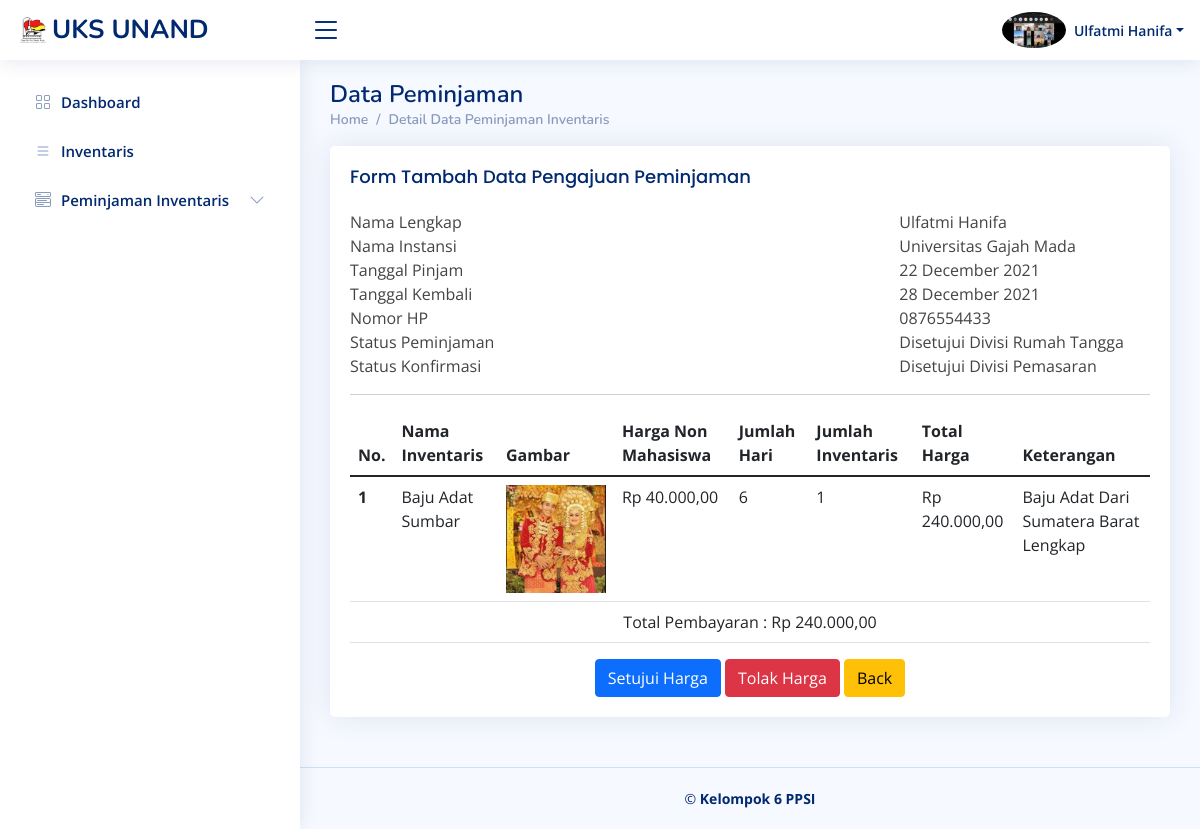
The page /peminjaman_detail.php?id_peminjaman=15 (signed in) on the database its author committed.
### tables this page shows
CREATE TABLE `user` (
  `id_user` int(11) NOT NULL,
  `id_instansi` int(11) NOT NULL,
  `nama_lengkap` varchar(50) NOT NULL,
  `username` varchar(50) NOT NULL,
  `password` varchar(255) NOT NULL,
  `jenis_user` varchar(20) NOT NULL,
  `tanggal_lahir` date NOT NULL,
  `no_hp` varchar(20) NOT NULL,
  `jenis_kelamin` varchar(10) NOT NULL,
  `alamat` varchar(100) NOT NULL,
  `foto` varchar(100) NOT NULL
);

CREATE TABLE `peminjaman` (
  `id_peminjaman` int(11) NOT NULL,
  `id_user` int(11) NOT NULL,
  `tanggal_pinjam` date NOT NULL,
  `tanggal_kembali` date DEFAULT NULL,
  `status_peminjaman` varchar(40) NOT NULL,
  `status_harga` varchar(40) DEFAULT NULL,
  `surat_peminjaman` varchar(255) DEFAULT NULL,
  `tanggal_pengajuan` date NOT NULL
);

CREATE TABLE `instansi` (
  `id_instansi` int(11) NOT NULL,
  `nama_instansi` varchar(50) NOT NULL
);

CREATE TABLE `detail_pinjaman` (
  `id_peminjaman` int(11) NOT NULL,
  `id_inventaris` int(11) NOT NULL,
  `jumlah` int(11) NOT NULL
);

CREATE TABLE `inventaris` (
  `id_inventaris` int(11) NOT NULL,
  `nama_inventaris` varchar(100) NOT NULL,
  `harga_mahasiswa` int(11) NOT NULL,
  `harga_nonmahasiswa` int(11) NOT NULL,
  `gambar` varchar(255) NOT NULL,
  `keterangan` varchar(100) NOT NULL
);

### peminjaman_detail.php (the view, shortened to what this page needs)
<?php
    include "session.php";
    $id_peminjaman = $_REQUEST['id_peminjaman'];
    if(!$hasil = $conn->query("SELECT * FROM peminjaman join user on user.id_user=peminjaman.id_user join instansi on
                            user.id_instansi=instansi.id_instansi where id_peminjaman=$id_peminjaman")){
        die("gagal meminta data");
    }
    $no = 1;
    while($data = $hasil->fetch_assoc()){
        $tanggal_pinjam = $data['tanggal_pinjam'];
        $tanggal_kembali = $data['tanggal_kembali'];
        $nama_instansi = $data['nama_instansi'];
        $no_hp = $data['no_hp'];
        $status_peminjaman = $data['status_peminjaman'];
        $status_harga =  $data['status_harga'];
    }
    $tgl1 = new DateTime($tanggal_pinjam);
    $tgl2 = new DateTime($tanggal_kembali);
    $jarak = $tgl2->diff($tgl1);
    $diff = $jarak->d;
    if(!$que = $conn->query("SELECT * FROM peminjaman join detail_pinjaman on peminjaman.id_peminjaman=detail_pinjaman.id_peminjaman
                            join inventaris on inventaris.id_inventaris=detail_pinjaman.id_inventaris where
                            peminjaman.id_peminjaman=$id_peminjaman")){
        die("gagal meminta data");
    }
?>
<!DOCTYPE html>
<html lang="en">
<head>
    <link href="assets/vendor/bootstrap/css/bootstrap.min.css" rel="stylesheet">
    <link href="assets/vendor/bootstrap-icons/bootstrap-icons.css" rel="stylesheet">
    <link href="assets/vendor/boxicons/css/boxicons.min.css" rel="stylesheet">
    <link href="assets/vendor/quill/quill.snow.css" rel="stylesheet">
    <link href="assets/vendor/quill/quill.bubble.css" rel="stylesheet">
    <link href="assets/vendor/remixicon/remixicon.css" rel="stylesheet">
    <link href="assets/vendor/simple-datatables/style.css" rel="stylesheet">
    <link href="assets/css/style.css" rel="stylesheet">
</head>
<body>
    <?php include("header.php");?>
	<?php
		if ($_SESSION['jenis_user'] == "Admin"){
		include("sidebar_admin.php");
		}else if($_SESSION['jenis_user'] == "Divisi Rumah Tangga"){
		include("sidebar_divisi_rumah_tangga.php");
		}else if($_SESSION['jenis_user'] == "Divisi Pemasaran"){
		include("sidebar_divisi_pemasaran.php");
		}else if($_SESSION['jenis_user'] == "Peminjam di Luar UKS"){
		include("sidebar_peminjam.php");
		}else if($_SESSION['jenis_user'] == "Pengurus UKS"){
		include("sidebar_pengurus.php");
		}
	?>
    <main id="main" class="main">
        <div class="pagetitle">
        <h1>Data Peminjaman</h1>
        <nav>
            <ol class="breadcrumb">
            <li class="breadcrumb-item">Home</li>
            <li class="breadcrumb-item">Detail Data Peminjaman Inventaris</li>
            </ol>
        </nav>
        </div>
        <section class="section">
        <div class="row">
            <div class="col-lg-12">
            <div class="card">
                <div class="card-body">
                <h5 class="card-title">Form Tambah Data Pengajuan Peminjaman</h5>
                <div class="tab-pane fade show active profile-overview" id="profile-overview">
                    <div class="row">
                        <div class="col-lg-8 col-md-4 label ">Nama Lengkap</div>
                        <div class="col-lg-4 col-md-8"><?php echo $nama_lengkap?></div>
                    </div>
                    <div class="row">
                        <div class="col-lg-8 col-md-4 label">Nama Instansi</div>
                        <div class="col-lg-4 col-md-8"><?php echo $nama_instansi?></div>
                    </div>
                    <div class="row">
                        <div class="col-lg-8 col-md-4 label">Tanggal Pinjam</div>
                        <div class="col-lg-4 col-md-8"><?php echo date('d F Y', strtotime($tanggal_pinjam))?></div>
                    </div>
                    <div class="row">
                        <div class="col-lg-8 col-md-4 label">Tanggal Kembali</div>
                        <div class="col-lg-4 col-md-8"><?php echo date('d F Y', strtotime($tanggal_kembali))?></div>
                    </div>
                    <div class="row">
                        <div class="col-lg-8 col-md-4 label">Nomor HP</div>
                        <div class="col-lg-4 col-md-8"><?php echo $no_hp?></div>
                    </div>
                    <div class="row">
                        <div class="col-lg-8 col-md-4 label">Status Peminjaman</div>
                        <div class="col-lg-4 col-md-8"><?php echo $status_peminjaman?></div>
                    </div>
                    <div class="row">
                        <div class="col-lg-8 col-md-4 label">Status Konfirmasi</div>
                        <div class="col-lg-4 col-md-8">
                            <?php if($status_harga == null){
                                echo "-";
                            }else{
                                echo $status_harga;
                            }
                            ?>
                        </div>
                    </div>
                </div>
                <hr>
                    <table class="table datatable table-hover">
                        <thead>
                        <tr>
                            <th scope="col">No.</th>
                            <th scope="col">Nama Inventaris</th>
                            <th scope="col">Gambar</th>
                            <?php if($nama_instansi=='Universitas Andalas'){?>
                            <th scope="col">Harga Mahasiswa</th>
                            <?php } else{ ?>
                            <th scope="col">Harga Non Mahasiswa</th>
                            <?php } ?>
                            <th scope="col">Jumlah Hari</th>
                            <th scope="col">Jumlah Inventaris</th>
                            <th scope="col">Total Harga</th>
                            <th scope="col">Keterangan</th>
                        </tr>
                        </thead>
                        <tbody>
                        <?php
                            $total = 0; $tot[]=0;
                            while($row = $que->fetch_assoc()){
                        ?>
                        <tr>
                            <th scope="row"><?php echo $no++;?></th>
                            <td><?php echo $row['nama_inventaris']; ?></td>
                            <td><img width="100px" src="img/<?php echo $row['gambar'];?>"></td>
                            <?php if($nama_instansi=='Universitas Andalas'){ $total= $row['harga_mahasiswa']*$row['jumlah']*$diff;?>
                            <td><?php echo "Rp " . number_format($row['harga_mahasiswa'],2,',','.');?></td>
                            <?php } else{ $total= $row['harga_nonmahasiswa']*$row['jumlah']*$diff;?>
                            <td><?php echo "Rp " . number_format($row['harga_nonmahasiswa'],2,',','.'); ?></td>
                            <?php } ?>
                            <td><?php echo $diff; ?></td>
                            <td><?php echo $row['jumlah']; ?></td>
                            <td><?php echo "Rp " . number_format($tot[]=$total,2,',','.');  ?></td>
                            <td><?php echo $row['keterangan']; ?></td>
                        </tr>
                        <?php } ?>
                        <tr class="text-center">
                        <td colspan="8">Total Pembayaran : <?php echo "Rp " . number_format(array_sum($tot),2,',','.');?></td>
                        </tr>
                        </tbody>
                    </table>
                    <?php if($_SESSION['jenis_user']=='Divisi Pemasaran' && $status_harga == "Disetujui Divisi Pemasaran" && $status_peminjaman == "Disetujui Divisi Rumah Tangga") {?>
                        <div class="col-12 text-center">
                            <form method="POST" action="">
                                <button class="btn btn-primary w-30" type="submit" name="setuju" onclick="return confirm('Anda yakin akan memenyetujui harga peminjaman inventaris ini?')">Setujui Harga</button>
                                <button class="btn btn-danger w-30" type="submit" name="tolakan" onclick="return confirm('Anda yakin akan menolak harga peminjaman inventaris ini?')">Tolak Harga</button>
                                <button class="btn btn-warning w-30" href="peminjaman_pengajuan_daftar.php">Back</button>
                            </form>
                        </div>
                    <?php } else if(($_SESSION['jenis_user']=='Divisi Pemasaran')) {?>
                        <a class="btn btn-warning w-100" href="peminjaman_daftar.php">Back</a>
                    <?php } ?>
                </div>
            </div>
            </div>
        </div>
        </section>
    </main>
    <?php include "footer.php"?>
</body>
</html>

### header.php (shortened to what this page needs)
<?php
  include "session.php";
  $a = $_SESSION['id_user'];
  if(!$hasila = $conn->query("SELECT * FROM user where id_user=$a")){
    die("gagal meminta data");
  }
  while($data = $hasila->fetch_assoc()){
    $nama_lengkap = $data['nama_lengkap'];
}
?>
<header id="header" class="header fixed-top d-flex align-items-center">
<div class="d-flex align-items-center justify-content-between">
  <a class="logo d-flex align-items-center">
    <img src="assets2/img/logo.png" alt="">
    <span class="d-none d-lg-block">UKS UNAND</span>
  </a>
  <i class="bi bi-list toggle-sidebar-btn"></i>
</div>
<nav class="header-nav ms-auto">
  <ul class="d-flex align-items-center">
    <li class="nav-item dropdown pe-3">
      <a class="nav-link nav-profile d-flex align-items-center pe-0" href="#" data-bs-toggle="dropdown">
        <img src="img/<?php echo $_SESSION['foto']?>" alt="Profile" class="rounded-circle">
        <span class="d-none d-md-block dropdown-toggle ps-2"><?php echo $nama_lengkap ?></span>
      </a>
    </li>
  </ul>
</nav>
</header>

### assets/css/style.css (style rules this page uses)
:root { scroll-behavior: smooth; }
body { font-family: "Open Sans", sans-serif; background: #f6f9ff; color: #444444; }
a { color: #4154f1; text-decoration: none; }
h1, h2, h3, h4, h5, h6 { font-family: "Nunito", sans-serif; }
#main { margin-top: 60px; padding: 20px 30px; transition: all 0.3s; }
.pagetitle { margin-bottom: 10px; }
.pagetitle h1 { font-size: 24px; margin-bottom: 0; font-weight: 600; color: #012970; }
.card { margin-bottom: 30px; border: none; border-radius: 5px; box-shadow: 0px 0 30px rgba(1, 41, 112, 0.1); overflow: hidden; }
.card-title { padding: 20px 0 15px 0; font-size: 18px; font-weight: 500; color: #012970; font-family: "Poppins", sans-serif; }
.card-body { padding: 0 20px 20px 20px; }
.breadcrumb { font-size: 14px; font-family: "Nunito", sans-serif; color: #899bbd; font-weight: 600; }
.breadcrumb .breadcrumb-item::before { color: #899bbd; }
.logo { line-height: 1; }
@media (min-width: 1200px) { .logo { width: 280px; } }
.logo img { max-height: 26px; margin-right: 6px; }
.logo span { font-size: 26px; font-weight: 700; color: #012970; font-family: "Nunito", sans-serif; }
.header { transition: all 0.5s; z-index: 997; height: 60px; box-shadow: 0px 2px 20px rgba(1, 41, 112, 0.1); background-color: #fff; padding-left: 20px; }
.header .toggle-sidebar-btn { font-size: 32px; padding-left: 10px; cursor: pointer; color: #012970; }
.header-nav ul { list-style: none; }
.header-nav > ul { margin: 0; padding: 0; }
.header-nav .nav-profile { color: #012970; }
.header-nav .nav-profile img { max-height: 36px; }
.header-nav .nav-profile span { font-size: 14px; font-weight: 600; }
@media (min-width: 1200px) { #main, #footer { margin-left: 300px; } }

### rows shown on the page
user: nama_lengkap "Ulfatmi Hanifa"
peminjaman: instansi.nama_instansi "Universitas Gajah Mada", tanggal_pinjam "22 December 2021", tanggal_kembali "28 December 2021", id_user.no_hp "0876554433", status_peminjaman "Disetujui Divisi Rumah Tangga", status_harga "Disetujui Divisi Pemasaran"
detail_pinjaman: id_inventaris.nama_inventaris "Baju Adat Sumbar", id_inventaris.gambar (picture), id_inventaris.harga_nonmahasiswa "40.000,00", id_peminjaman.tanggal_pinjam "6", jumlah "1", total "240.000,00", id_inventaris.keterangan "Baju Adat Dari Sumatera Barat Lengkap"

### other values the page prints
array_sum($tot) "240.000,00"
